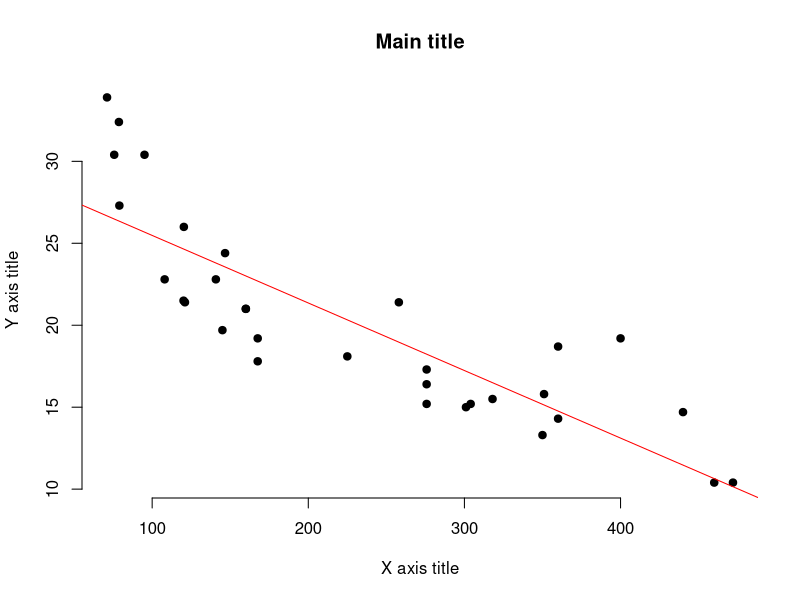

Here is the R script that generated this plot:
#3.b
x <- mtcars$disp
y <- mtcars$mpg
model <- lm(y ~ x, data = mtcars)
summary(model)

#3.c
plot(x, y, main = "Main title",
     xlab = "X axis title", ylab = "Y axis title",
     pch = 19, frame = FALSE)
abline(model, col = "red")
sse <- sum((fitted(model) - x)^2)
sse

#3.d.1
library(caret)
process <- preProcess(as.data.frame(mtcars), method=c("range"))
norm_scale <- predict(process, as.data.frame(mtcars))
norm_scale

#3.d.2
gradientDesc <- function(x, y, learn_rate, n, max_iter) {
  a <- 0.650
  b <- 0.350
  yhat <- a * x + b
  SSE <- sum((y - yhat) ^ 2)
  yhat <- a * x + b
  SSE_new <- sum((y - yhat) ^ 2)
  a_new <- a - learn_rate * ((1 / n) * (sum((yhat - y) * x)))
  b_new <- b - learn_rate * ((1 / n) * (sum(yhat - y)))
  a <- a_new
  b <- b_new
  yhat <- a * x + b
  SSE_new <- sum((y - yhat) ^ 2)
}

disp_norm <- norm_scale$disp
mpg_norm <- norm_scale$mpg
gradientDesc(disp_norm, mpg_norm, 0.001, 4, 2)
